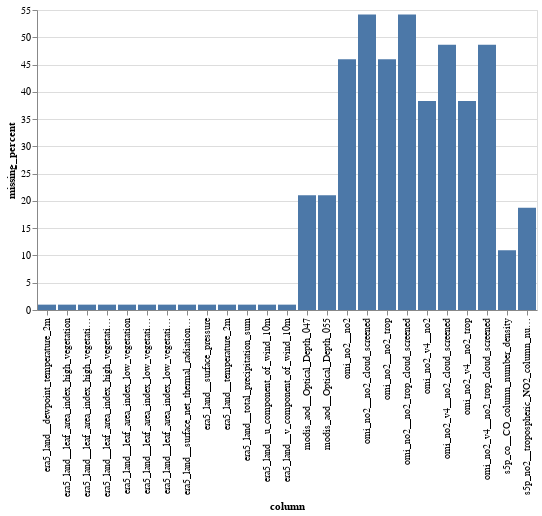

The notebook cell this image was saved under:
### Code cell
null_counts_df.plot.bar(
    x="column",
    y="missing_percent",
)

### Figure 1 — Vega-Lite specification as saved in the notebook (floating-point values rounded to 4 significant figures)
{"config": {"view": {"continuousWidth": 300, "continuousHeight": 300}}, "data": {"name": "data-23665c662e983f90e79658fa7371ffa9"}, "mark": {"type": "bar", "tooltip": true}, "encoding": {"x": {"field": "column", "type": "nominal"}, "y": {"field": "missing_percent", "type": "quantitative"}}, "params": [{"name": "param_18", "select": {"type": "interval", "encodings": ["x", "y"]}, "bind": "scales"}], "$schema": "https://vega.github.io/schema/vega-lite/v5.20.1.json", "datasets": {"data-23665c662e983f90e79658fa7371ffa9": [{"column": "omi_no2__no2_cloud_screened", "null_count": 555401, "missing_percent": 54.17}, {"column": "omi_no2__no2_trop_cloud_screened", "null_count": 555401, "missing_percent": 54.17}, {"column": "omi_no2_v4__no2_cloud_screened", "null_count": 498361, "missing_percent": 48.61}, {"column": "omi_no2_v4__no2_trop_cloud_screened", "null_count": 498361, "missing_percent": 48.61}, {"column": "omi_no2__no2", "null_count": 471335, "missing_percent": 45.97}, {"column": "omi_no2__no2_trop", "null_count": 471335, "missing_percent": 45.97}, {"column": "omi_no2_v4__no2", "null_count": 392652, "missing_percent": 38.3}, {"column": "omi_no2_v4__no2_trop", "null_count": 392652, "missing_percent": 38.3}, {"column": "modis_aod__Optical_Depth_047", "null_count": 215794, "missing_percent": 21.05}, {"column": "modis_aod__Optical_Depth_055", "null_count": 215794, "missing_percent": 21.05}, {"column": "s5p_no2__tropospheric_NO2_column_number_density", "null_count": 192026, "missing_percent": 18.73}, {"column": "s5p_co__CO_column_number_density", "null_count": 112458, "missing_percent": 10.97}, {"column": "era5_land__temperature_2m", "null_count": 10075, "missing_percent": 0.9826}, {"column": "era5_land__dewpoint_temperature_2m", "null_count": 10075, "missing_percent": 0.9826}, {"column": "era5_land__u_component_of_wind_10m", "null_count": 10075, "missing_percent": 0.9826}, {"column": "era5_land__v_component_of_wind_10m", "null_count": 10075, "missing_percent": 0.9826}, {"column": "era5_land__total_precipitation_sum", "null_count": 10075, "missing_percent": 0.9826}, {"column": "era5_land__surface_net_thermal_radiation_sum", "null_count": 10075, "missing_percent": 0.9826}, {"column": "era5_land__surface_pressure", "null_count": 10075, "missing_percent": 0.9826}, {"column": "era5_land__leaf_area_index_high_vegetation", "null_count": 10075, "missing_percent": 0.9826}, {"column": "era5_land__leaf_area_index_low_vegetation", "null_count": 10075, "missing_percent": 0.9826}, {"column": "era5_land__leaf_area_index_high_vegetation_max", "null_count": 10075, "missing_percent": 0.9826}, {"column": "era5_land__leaf_area_index_low_vegetation_max", "null_count": 10075, "missing_percent": 0.9826}, {"column": "era5_land__leaf_area_index_high_vegetation_min", "null_count": 10075, "missing_percent": 0.9826}, {"column": "era5_land__leaf_area_index_low_vegetation_min", "null_count": 10075, "missing_percent": 0.9826}]}}
